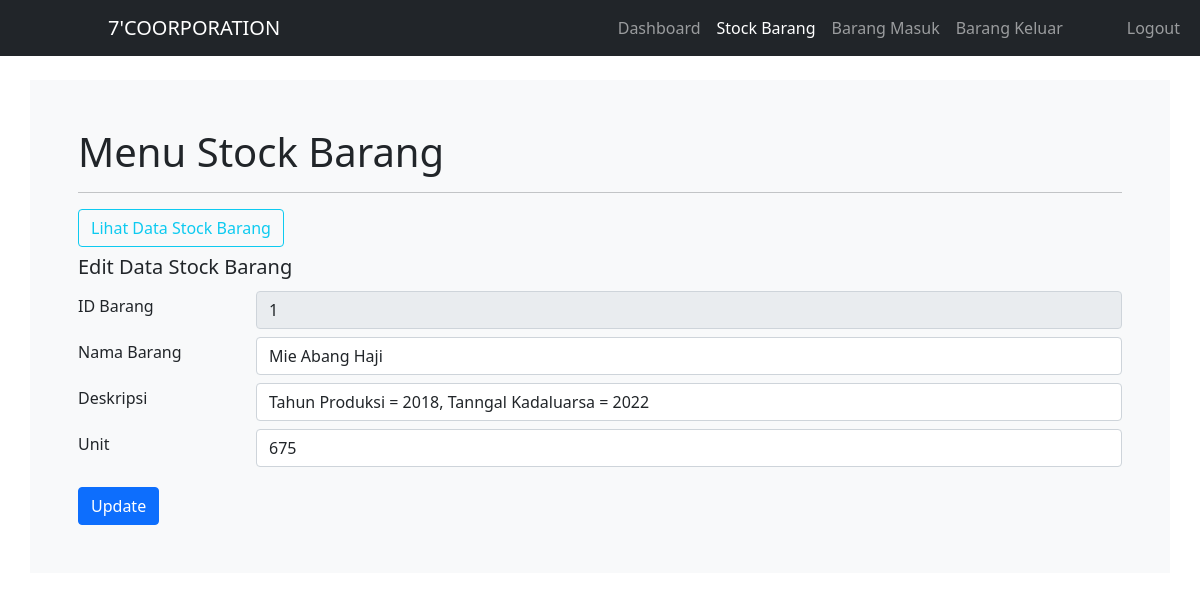
The app's page /stock_edit.php?id_barang=1 with its own data.
### tables this page shows
CREATE TABLE `stock` (
  `id_barang` int(11) NOT NULL,
  `nama_barang` varchar(30) NOT NULL,
  `deskripsi` varchar(50) NOT NULL,
  `unit` int(11) NOT NULL
);

### stock_edit.php (the view, shortened to what this page needs)
<!DOCTYPE html>
<html lang="en">
<head>
	<link href="https://cdn.jsdelivr.net/npm/bootstrap@5.0.0/dist/css/bootstrap.min.css" rel="stylesheet">
	<link rel="stylesheet" href="css/bootstrap.min.css">
</head>
<body>
	<nav class="navbar navbar-expand-lg navbar-dark bg-dark">
		<div class="container-fluid">
			<a class="navbar-brand ms-5 ps-5" href="#">7'COORPORATION</a>
			<div class="collapse navbar-collapse" id="navbarNav">
				<ul class="navbar-nav ms-auto mb-2 mb-lg-0">
					<li class="nav-item">
						<a class="nav-link" href="index.php">Dashboard</a>
					</li>
					<li class="nav-item">
						<a class="nav-link active" href="stock_tampil.php">Stock Barang</a>
					</li>
					<li class="nav-item">
						<a class="nav-link" href="masuk_tampil.php">Barang Masuk</a>
					</li>
					<li class="nav-item">
						<a class="nav-link" href="keluar_tampil.php">Barang Keluar</a>
					</li>
					<li class="nav-item ms-md-5">
						<a class="nav-link" href="logout.php"> Logout</a>
					</li>
				</ul>
			</div>
		</div>
	</nav>
	<div class="container-xl mt-4 p-5  bg-light">
	  <h1 align="left mb-2">Menu Stock Barang</h1><hr>
		<h4>
			<a href="stock_tampil.php" class="btn btn-outline-info">Lihat Data Stock Barang</a>
		</h4>
		 <h5>Edit Data Stock Barang</h5>
			<?php
			include "koneksi.php";
			$id_barang = $_GET['id_barang'];
			$data = mysqli_query($koneksi, "SELECT * FROM stock WHERE id_barang='$id_barang'");
			$baris = mysqli_fetch_array($data);
			?>
			<form action="stock_editproses.php?id_barang=<?= $id_barang ?>" method="POST">
			  <div class="form-group row">
			    <label for="id_barang" class="col-sm-2 col-form-label">ID Barang</label>
			    <div class="col-sm-10">
			    <input type="number" class="form-control mt-1 mb-1" name="id_barang" id="id_barang" value="<?php echo $baris['id_barang']; ?>" disabled>
				</div>
			  </div>
			  <div class="form-group row">
			    <label for="nama_barang" class="col-sm-2 col-form-label">Nama Barang</label>
			    <div class="col-sm-10">
			    <input type="text" class="form-control mt-1 mb-1" name="nama_barang" id="nama_barang" value="<?php echo $baris['nama_barang']; ?>">
				</div>
			  </div>
			  <div class="form-group row">
			    <label for="deskripsi" class="col-sm-2 col-form-label">Deskripsi</label>
			    <div class="col-sm-10">
			    <input type="text" class="form-control mt-1 mb-1" name="deskripsi" id="deskripsi" value="<?php echo $baris['deskripsi']; ?>">
				</div>
			  </div>
			  <div class="form-group row">
			    <label for="stock" class="col-sm-2 col-form-label">Unit</label>
			    <div class="col-sm-10">
			    <input type="number" class="form-control mt-1 mb-1" name="unit" id="unit" value="<?php echo $baris['unit']; ?>">
				</div>
			  </div>
			  <div class="form-group row">
				 <div class="col-sm-10">
				    <button type="submit" name="update" id="update" class="btn btn-primary mt-3">Update</button>
				 </div>
			  </div>
			</form>
	</div>
</body>
</html>

### records on screen
stock: id_barang "1", nama_barang "Mie Abang Haji", deskripsi "Tahun Produksi = 2018, Tanngal Kadaluarsa = 2022", unit "675"
